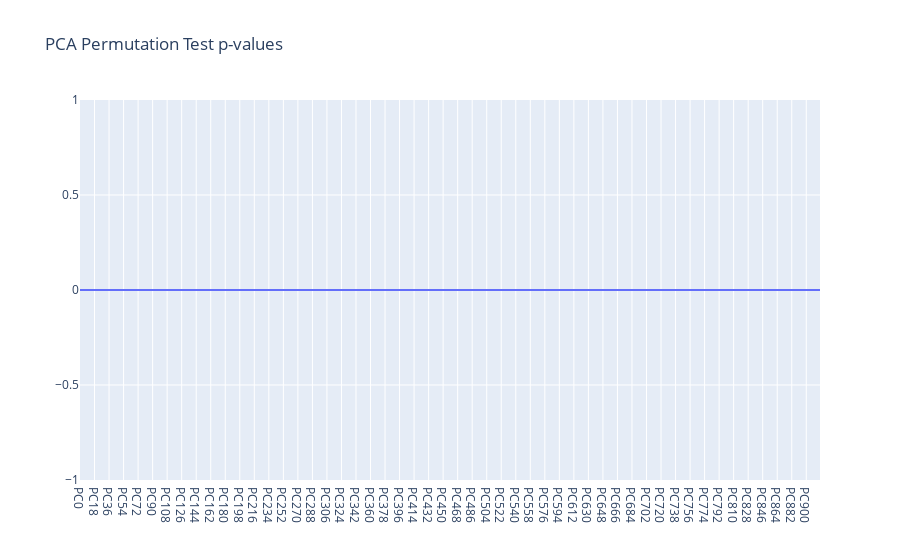

Notebook code cell kept with this figure:
### Code cell
import plotly.graph_objects as go
p_val = np.sum(variance > original_variance, axis=0) / N_permutations
fig = go.Figure()
fig.add_trace(go.Scatter(x=[f'PC{i}' for i in range(len(X_train.columns))], y=p_val, name='p-value on significance'))
fig.update_layout(title="PCA Permutation Test p-values")

### Figure 1 — Plotly figure (JSON) as saved in the notebook; plotly's stock layout.template omitted (floating-point values rounded to 4 significant figures; data arrays with more than 128 entries replaced by an {"elided": "..."} marker saying what was removed)
{"data": [{"name": "p-value on significance", "type": "scatter", "x": {"elided": "918 str values"}, "y": {"elided": "918 int values"}}], "layout": {"title": {"text": "PCA Permutation Test p-values"}}}
